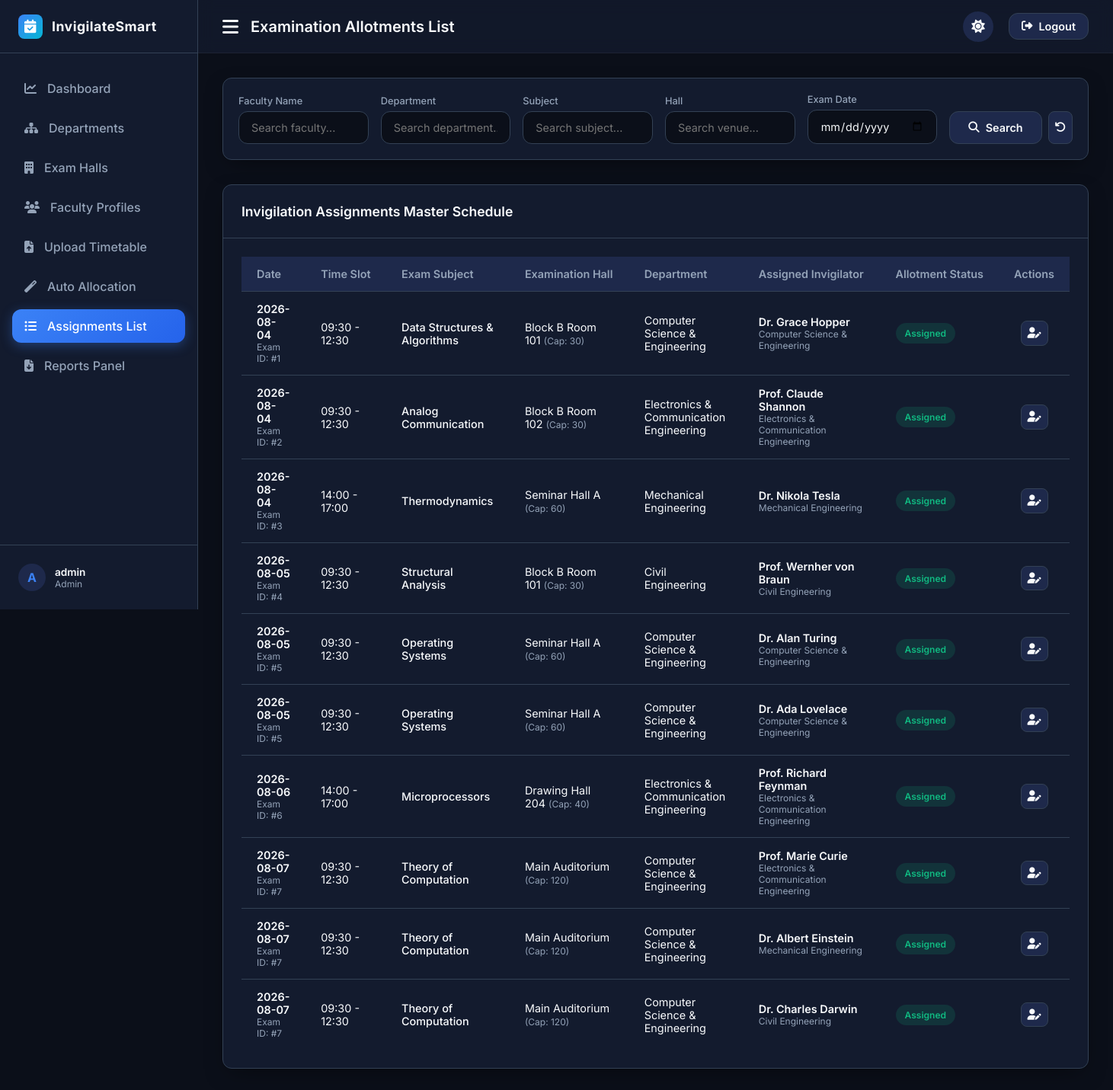
The app's page /admin/assignments (signed in) with its own data.
### models/assignment.py (models this page shows, shortened)
class Assignment(db.Model):
    __tablename__ = 'assignments'
    __table_args__ = (
        db.UniqueConstraint('faculty_id', 'exam_id', name='unique_faculty_exam'),
    )
    id = db.Column(db.Integer, primary_key=True)
    faculty_id = db.Column(db.Integer, db.ForeignKey('faculty.id', ondelete='SET NULL'), nullable=True)
    exam_id = db.Column(db.Integer, db.ForeignKey('exams.id', ondelete='CASCADE'), nullable=False)
    status = db.Column(db.String(50), nullable=False, default='Assigned') # 'Assigned', 'Pending Exchange', 'Exchanged', 'Cancelled', 'Alert-Unassigned'
    exchange_requests = db.relationship('ExchangeRequest', backref='assignment', cascade='all, delete-orphan')

### models/exam.py (models this page shows, shortened)
class Exam(db.Model):
    __tablename__ = "exams"
    id = db.Column(db.Integer, primary_key=True)
    subject = db.Column(db.String(100), nullable=False)
    date = db.Column(db.Date, nullable=False)
    start_time = db.Column(db.Time, nullable=False)
    end_time = db.Column(db.Time, nullable=False)
    hall_id = db.Column(
        db.Integer,
        db.ForeignKey("examination_halls.id", ondelete="CASCADE"),
        nullable=False
    )
    department_id = db.Column(
        db.Integer,
        db.ForeignKey("departments.id", ondelete="CASCADE"),
        nullable=False
    )
    required_invigilators = db.Column(
        db.Integer,
        nullable=False,
        default=1
    )
    assignments = db.relationship(
        "Assignment",
        backref="exam",
        cascade="all, delete-orphan"
    )

### models/hall.py (models this page shows)
class ExaminationHall(db.Model):
    __tablename__ = "examination_halls"
    id = db.Column(
        db.Integer,
        primary_key=True
    )
    name = db.Column(
        db.String(100),
        nullable=False,
        unique=True
    )
    capacity = db.Column(
        db.Integer,
        nullable=False
    )
    exams = db.relationship(
        "Exam",
        backref="hall",
        lazy=True
    )

### models/department.py (models this page shows, shortened)
class Department(db.Model):
    __tablename__ = "departments"
    id = db.Column(
        db.Integer,
        primary_key=True
    )
    name = db.Column(
        db.String(100),
        nullable=False,
        unique=True
    )
    faculty = db.relationship(
        "Faculty",
        backref="department",
        lazy=True
    )
    exams = db.relationship(
        "Exam",
        backref="department",
        lazy=True
    )

### models/faculty.py (models this page shows, shortened)
class Faculty(db.Model):
    __tablename__ = 'faculty'
    id = db.Column(db.Integer, primary_key=True)
    name = db.Column(db.String(100), nullable=False)
    email = db.Column(db.String(100), nullable=False, unique=True)
    phone = db.Column(db.String(15), nullable=False)
    department_id = db.Column(db.Integer, db.ForeignKey('departments.id', ondelete='CASCADE'), nullable=False)
    designation = db.Column(db.String(50), nullable=False)
    unavailable_dates = db.Column(db.Text, default='') # Comma-separated YYYY-MM-DD
    max_duties = db.Column(db.Integer, nullable=False, default=5)
    total_assigned_duties = db.Column(db.Integer, nullable=False, default=0)
    assignments = db.relationship('Assignment', backref='faculty', cascade='all, delete-orphan')
    notifications = db.relationship('Notification', backref='faculty', cascade='all, delete-orphan')
    user = db.relationship('User', backref='faculty', uselist=False, cascade='all, delete-orphan')

### routes/admin.py (the view)
@admin_bp.route('/assignments', methods=['GET'])
def assignments():
    faculties = Faculty.query.all()
    halls_list = ExaminationHall.query.all()
    search_fac = request.args.get('faculty_name', '').strip()
    search_dept = request.args.get('department_name', '').strip()
    search_subj = request.args.get('subject', '').strip()
    search_hall = request.args.get('hall_name', '').strip()
    search_date = request.args.get('date', '').strip()
    query = Assignment.query.join(Exam)
    if search_fac:
        query = query.join(Faculty).filter(Faculty.name.like(f"%{search_fac}%"))
    if search_dept:
        query = query.join(Department, Exam.department_id == Department.id).filter(Department.name.like(f"%{search_dept}%"))
    if search_subj:
        query = query.filter(Exam.subject.like(f"%{search_subj}%"))
    if search_hall:
        query = query.join(ExaminationHall).filter(ExaminationHall.name.like(f"%{search_hall}%"))
    if search_date:
        try:
            d_val = datetime.strptime(search_date, '%Y-%m-%d').date()
            query = query.filter(Exam.date == d_val)
        except ValueError:
            pass
    assignments_list = query.all()
    return render_template(
        'admin/assignments.html',
        assignments=assignments_list,
        faculties=faculties,
        halls=halls_list
    )

### routes/admin.py (called while the page is built)
@admin_bp.before_request
@role_required('admin')
def before_request():
    pass

### routes/auth.py (called while the page is built, shortened)
def role_required(role):
    def decorator(f):
        @wraps(f)
        def decorated_function(*args, **kwargs):
            if "user_id" not in session:
                flash("Please login first.", "error")
                return redirect(url_for("auth.login"))
            return f(*args, **kwargs)
        return decorated_function
    return decorator

### templates/admin/assignments.html (shortened to what this page needs)
{% extends "base.html" %}
{% block page_title %}Examination Allotments List{% endblock %}
{% block content %}
<div class="filters-bar">
    <form method="GET" action="{{ url_for('admin.assignments') }}" style="display: flex; flex-grow: 1; gap: 16px; flex-wrap: wrap; align-items: flex-end;">
        <div class="filter-item">
            <label for="faculty_name">Faculty Name</label>
            <input type="text" id="faculty_name" name="faculty_name" class="form-control" placeholder="Search faculty..." value="{{ request.args.get('faculty_name', '') }}">
        </div>
        <div class="filter-item">
            <label for="department_name">Department</label>
            <input type="text" id="department_name" name="department_name" class="form-control" placeholder="Search department..." value="{{ request.args.get('department_name', '') }}">
        </div>
        <div class="filter-item">
            <label for="subject">Subject</label>
            <input type="text" id="subject" name="subject" class="form-control" placeholder="Search subject..." value="{{ request.args.get('subject', '') }}">
        </div>
        <div class="filter-item">
            <label for="hall_name">Hall</label>
            <input type="text" id="hall_name" name="hall_name" class="form-control" placeholder="Search venue..." value="{{ request.args.get('hall_name', '') }}">
        </div>
        <div class="filter-item" style="min-width: 140px;">
            <label for="date">Exam Date</label>
            <input type="date" id="date" name="date" class="form-control" value="{{ request.args.get('date', '') }}">
        </div>
        <div style="display: flex; gap: 8px;">
            <button type="submit" class="btn btn-secondary">
                <i class="fas fa-search"></i><span>Search</span>
            </button>
            <a href="{{ url_for('admin.assignments') }}" class="btn btn-secondary btn-icon" title="Reset Filters">
                <i class="fas fa-undo"></i>
            </a>
        </div>
    </form>
</div>
<div class="panel-card">
    <div class="panel-header">
        <h3 class="panel-title">Invigilation Assignments Master Schedule</h3>
    </div>
    <div class="panel-body">
        <div class="table-container">
            <table class="custom-table">
                <thead>
                    <tr>
                        <th>Date</th>
                        <th>Time Slot</th>
                        <th>Exam Subject</th>
                        <th>Examination Hall</th>
                        <th>Department</th>
                        <th>Assigned Invigilator</th>
                        <th>Allotment Status</th>
                        <th style="text-align: center;">Actions</th>
                    </tr>
                </thead>
                <tbody>
                    {% if assignments %}
                        {% for asg in assignments %}
                            <tr>
                                <td>
                                    <div style="font-weight: 600;">{{ asg.exam.date.strftime('%Y-%m-%d') }}</div>
                                    <div style="font-size: 0.75rem; color: var(--text-secondary);">Exam ID: #{{ asg.exam.id }}</div>
                                </td>
                                <td>{{ asg.exam.start_time.strftime('%H:%M') }} - {{ asg.exam.end_time.strftime('%H:%M') }}</td>
                                <td style="font-weight: 500;">{{ asg.exam.subject }}</td>
                                <td>{{ asg.exam.hall.name }} <span style="font-size: 0.75rem; color: var(--text-secondary);">(Cap: {{ asg.exam.hall.capacity }})</span></td>
                                <td>{{ asg.exam.department.name }}</td>
                                <td>
                                    {% if asg.faculty %}
                                        <div style="font-weight: 600;">{{ asg.faculty.name }}</div>
                                        <div style="font-size: 0.75rem; color: var(--text-secondary);">{{ asg.faculty.department.name }}</div>
                                    {% else %}
                                        <span style="color: var(--danger); font-weight: bold;"><i class="fas fa-exclamation-triangle"></i> Unassigned</span>
                                    {% endif %}
                                </td>
                                <td>
                                    <span class="badge {% if asg.status == 'Assigned' %}assigned{% elif asg.status == 'Exchanged' %}exchanged{% else %}alert-unassigned{% endif %}">
                                        {{ asg.status }}
                                    </span>
                                </td>
                                <td>
                                    <div style="display: flex; gap: 8px; justify-content: center;">
                                        <button class="btn btn-secondary btn-icon btn-reassign"
                                                data-id="{{ asg.id }}"
                                                data-subject="{{ asg.exam.subject }}"
                                                data-date="{{ asg.exam.date.strftime('%Y-%m-%d') }}"
                                                data-time="{{ asg.exam.start_time.strftime('%H:%M') }} - {{ asg.exam.end_time.strftime('%H:%M') }}"
                                                data-hall="{{ asg.exam.hall.name }}"
                                                data-faculty-id="{{ asg.faculty_id }}"
                                                title="Reassign Invigilator">
                                            <i class="fas fa-user-edit"></i>
                                        </button>
                                    </div>
                                </td>
                            </tr>
                        {% endfor %}
                    {% endif %}
                </tbody>
            </table>
        </div>
    </div>
</div>
{% endblock %}

### static/css/style.css (style rules this page uses)
:root { --bg-primary: #0b0f19; --bg-secondary: #131b2e; --bg-tertiary: #1e294b; --text-primary: #f8fafc; --text-secondary: #94a3b8; --accent-blue: #3b82f6; --accent-blue-hover: #2563eb; --accent-blue-glow: rgba(59, 130, 246, 0.35); --success: #10b981; --success-bg: rgba(16, 185, 129, 0.15); --warning: #f59e0b; --warning-bg: rgba(245, 158, 11, 0.15); --danger: #ef4444; --danger-bg: rgba(239, 68, 68, 0.15); --info: #06b6d4; --info-bg: rgba(6, 182, 212, 0.15); --border-color: #334155; --card-shadow: 0 10px 30px -10px rgba(0, 0, 0, 0.5); --sidebar-width: 260px; --header-height: 70px; --border-radius: 12px; --transition: all 0.3s cubic-bezier(0.4, 0, 0.2, 1); --glass-bg: rgba(19, 27, 46, 0.8); --glass-border: rgba(255, 255, 255, 0.05); }
* { margin: 0; padding: 0; box-sizing: border-box; }
body { font-family: 'Inter', sans-serif; background-color: var(--bg-primary); color: var(--text-primary); min-height: 100vh; overflow-x: hidden; transition: var(--transition); }
a { color: inherit; text-decoration: none; }
button, input, select, textarea { font-family: inherit; color: inherit; background: none; border: none; outline: none; }
.panel-card { background-color: var(--bg-secondary); border: 1px solid var(--border-color); border-radius: var(--border-radius); box-shadow: var(--card-shadow); display: flex; flex-direction: column; }
.panel-header { padding: 24px; border-bottom: 1px solid var(--border-color); display: flex; justify-content: space-between; align-items: center; flex-wrap: wrap; gap: 16px; }
.panel-title { font-size: 1.1rem; font-weight: 600; }
.panel-body { padding: 24px; }
.table-container { overflow-x: auto; width: 100%; }
.custom-table { width: 100%; border-collapse: collapse; text-align: left; font-size: 0.9rem; }
.custom-table th { background-color: var(--bg-tertiary); color: var(--text-secondary); font-weight: 600; padding: 14px 20px; border-bottom: 1px solid var(--border-color); white-space: nowrap; }
.custom-table td { padding: 14px 20px; border-bottom: 1px solid var(--border-color); vertical-align: middle; }
.custom-table tr:last-child td { border-bottom: none; }
.badge { padding: 6px 12px; border-radius: 20px; font-size: 0.75rem; font-weight: 600; display: inline-flex; align-items: center; gap: 6px; }
.badge.assigned { background-color: var(--success-bg); color: var(--success); }
.form-control { background-color: var(--bg-primary); border: 1px solid var(--border-color); border-radius: var(--border-radius); padding: 12px 16px; color: var(--text-primary); font-size: 0.9rem; width: 100%; transition: var(--transition); }
.btn { display: inline-flex; align-items: center; justify-content: center; gap: 8px; padding: 12px 24px; border-radius: var(--border-radius); font-weight: 600; font-size: 0.9rem; cursor: pointer; transition: var(--transition); text-align: center; }
.btn-secondary { background-color: var(--bg-tertiary); color: var(--text-primary); border: 1px solid var(--border-color); }
.btn-icon { padding: 8px; border-radius: 8px; }
.filters-bar { background-color: var(--bg-secondary); border: 1px solid var(--border-color); border-radius: var(--border-radius); padding: 20px; box-shadow: var(--card-shadow); display: flex; flex-wrap: wrap; gap: 16px; align-items: flex-end; }
.filter-item { flex: 1; min-width: 160px; display: flex; flex-direction: column; gap: 6px; }
.filter-item label { font-size: 0.8rem; color: var(--text-secondary); font-weight: 500; }

### records on screen
Assignment: exam "2026-08-04", exam.id "1", exam.start_time "09:30", exam.end_time "12:30", exam.subject "Data Structures & Algorithms", exam.hall.name "Block B Room 101", exam.hall.capacity "30", exam.department.name "Computer Science & Engineering", faculty.name "Dr. Grace Hopper", faculty.department.name "Computer Science & Engineering", status "Assigned"
Assignment: exam "2026-08-04", exam.id "2", exam.start_time "09:30", exam.end_time "12:30", exam.subject "Analog Communication", exam.hall.name "Block B Room 102", exam.hall.capacity "30", exam.department.name "Electronics & Communication Engineering", faculty.name "Prof. Claude Shannon", faculty.department.name "Electronics & Communication Engineering", status "Assigned"
Assignment: exam "2026-08-04", exam.id "3", exam.start_time "14:00", exam.end_time "17:00", exam.subject "Thermodynamics", exam.hall.name "Seminar Hall A", exam.hall.capacity "60", exam.department.name "Mechanical Engineering", faculty.name "Dr. Nikola Tesla", faculty.department.name "Mechanical Engineering", status "Assigned"
Assignment: exam "2026-08-05", exam.id "4", exam.start_time "09:30", exam.end_time "12:30", exam.subject "Structural Analysis", exam.hall.name "Block B Room 101", exam.hall.capacity "30", exam.department.name "Civil Engineering", faculty.name "Prof. Wernher von Braun", faculty.department.name "Civil Engineering", status "Assigned"
Assignment: exam "2026-08-05", exam.id "5", exam.start_time "09:30", exam.end_time "12:30", exam.subject "Operating Systems", exam.hall.name "Seminar Hall A", exam.hall.capacity "60", exam.department.name "Computer Science & Engineering", faculty.name "Dr. Alan Turing", faculty.department.name "Computer Science & Engineering", status "Assigned"
Assignment: exam "2026-08-05", exam.id "5", exam.start_time "09:30", exam.end_time "12:30", exam.subject "Operating Systems", exam.hall.name "Seminar Hall A", exam.hall.capacity "60", exam.department.name "Computer Science & Engineering", faculty.name "Dr. Ada Lovelace", faculty.department.name "Computer Science & Engineering", status "Assigned"
Assignment: exam "2026-08-06", exam.id "6", exam.start_time "14:00", exam.end_time "17:00", exam.subject "Microprocessors", exam.hall.name "Drawing Hall 204", exam.hall.capacity "40", exam.department.name "Electronics & Communication Engineering", faculty.name "Prof. Richard Feynman", faculty.department.name "Electronics & Communication Engineering", status "Assigned"
Assignment: exam "2026-08-07", exam.id "7", exam.start_time "09:30", exam.end_time "12:30", exam.subject "Theory of Computation", exam.hall.name "Main Auditorium", exam.hall.capacity "120", exam.department.name "Computer Science & Engineering", faculty.name "Prof. Marie Curie", faculty.department.name "Electronics & Communication Engineering", status "Assigned"
Assignment: exam "2026-08-07", exam.id "7", exam.start_time "09:30", exam.end_time "12:30", exam.subject "Theory of Computation", exam.hall.name "Main Auditorium", exam.hall.capacity "120", exam.department.name "Computer Science & Engineering", faculty.name "Dr. Albert Einstein", faculty.department.name "Mechanical Engineering", status "Assigned"
Assignment: exam "2026-08-07", exam.id "7", exam.start_time "09:30", exam.end_time "12:30", exam.subject "Theory of Computation", exam.hall.name "Main Auditorium", exam.hall.capacity "120", exam.department.name "Computer Science & Engineering", faculty.name "Dr. Charles Darwin", faculty.department.name "Civil Engineering", status "Assigned"

### other values on screen
{{ session.get('username')[0].upper() if session.get('username') else 'U' }} "A"
{{ session.get('username') }} "admin"
{{ session.get('role') }} "Admin"
